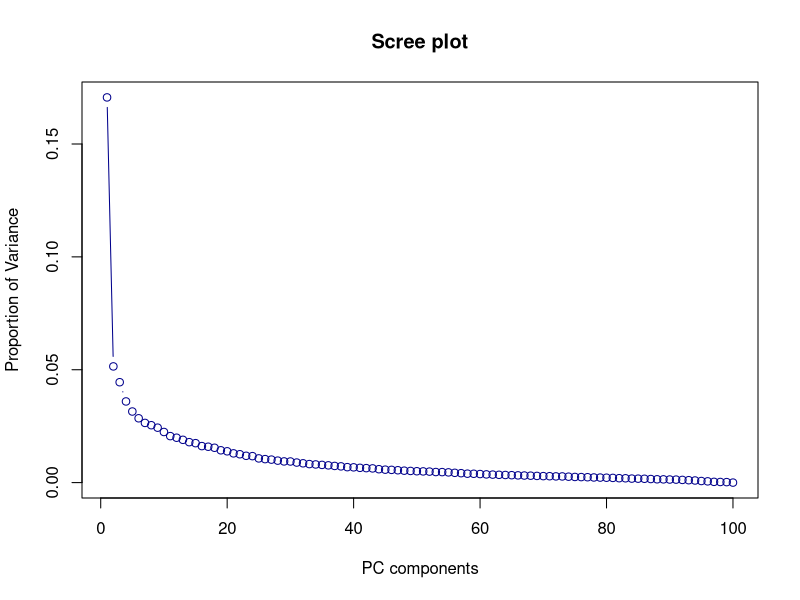

Recreate this plot in R.
#########################################################
### COURSE: Bioinformatics for Translational Medicine ###
### COURSE CODE: X_405092                             ###
### PRACTICAL: Tumor type Predicion                   ###
### AUTHOR: Josemari Urtasun Elizari                  ###
### LAST MODIFIED: 06/03/2024                         ###
#########################################################

### Documentation:

### Libraries.
library(caret)

### Functions.



### Data.
setwd("C:/Users/zir826/Desktop/2024-25/B4TM/Practicals")
train_call <- read.delim("Train_call.txt")
train_clinical <- read.delim("Train_clinical.txt")

### Processing.
# Remove metadata and transpose the matrix to have features as columns.
features <- train_call[,5:ncol(train_call)]
features <- as.data.frame(t(as.matrix(features)))

# Add row names to the clinical labels to merge it with the features data. 
rownames(train_clinical) <- train_clinical$Sample
train_clinical$Sample <- NULL
combdata <- merge(train_clinical, features, by = "row.names")

# Clean the dataset.
rownames(combdata) <- combdata$Row.names
combdata$Row.names <- NULL

### Feature selection.
# Separate features and labels.
features <- combdata[,-1]
labels <- factor(combdata$Subgroup)

# Check feature importance for each label with caret function.
rocVarImp <- filterVarImp(features, labels)
# Make the average to get the overal importance of each feature.
averageImp <- apply(rocVarImp, 1, mean)
rocVarImp$average <- averageImp
# Sort in decreasing order to get the most important features.
rocVarImp <- rocVarImp[order(rocVarImp$average, decreasing = TRUE),]

### Check loadings with different method.
pca_results <- prcomp(features, scale. = TRUE, center = TRUE)
# Get the importance of each pc.
pc_importace <- summary(pca_results)$importance
# Make scree plot to visualize the proportion of variance from each component.
plot(pc_importace[2,], type = "b", col = "darkblue", ylab = "Proportion of Variance", xlab = "PC components", main = "Scree plot")

# Get the loadings (the contribution of each feature to each pc).
pc_loadings <- pca_results$rotation

# Examine the correlation between variables.
correl_features <- cor(features)
#heatmap(correl_features, main = "Feature Correlation", col = colorRampPalette(c("blue", "white", "red"))(20), margins = c(10, 10))






